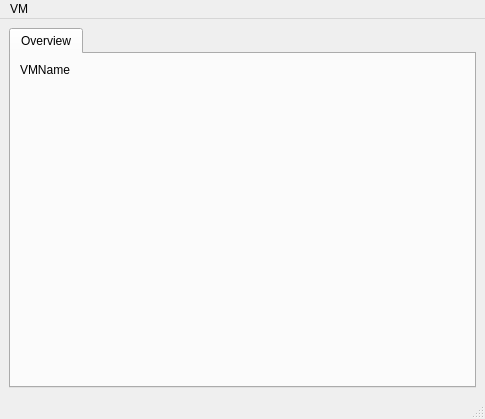
<?xml version="1.0" encoding="UTF-8"?>
<ui version="4.0">
 <class>VMWindow</class>
 <widget class="QMainWindow" name="VMWindow">
  <property name="geometry">
   <rect>
    <x>0</x>
    <y>0</y>
    <width>485</width>
    <height>419</height>
   </rect>
  </property>
  <property name="windowTitle">
   <string>MainWindow</string>
  </property>
  <widget class="QWidget" name="centralwidget">
   <layout class="QHBoxLayout" name="horizontalLayout">
    <item>
     <widget class="QTabWidget" name="tabWidget">
      <property name="currentIndex">
       <number>0</number>
      </property>
      <widget class="QWidget" name="overviewTab">
       <attribute name="title">
        <string>Overview</string>
       </attribute>
       <layout class="QFormLayout" name="formLayout">
        <item row="0" column="0">
         <widget class="QLabel" name="nameLabel">
          <property name="text">
           <string>VMName</string>
          </property>
         </widget>
        </item>
       </layout>
      </widget>
     </widget>
    </item>
   </layout>
  </widget>
  <widget class="QMenuBar" name="menubar">
   <property name="geometry">
    <rect>
     <x>0</x>
     <y>0</y>
     <width>485</width>
     <height>21</height>
    </rect>
   </property>
   <widget class="QMenu" name="menuVM">
    <property name="title">
     <string>VM</string>
    </property>
    <addaction name="actionStart"/>
   </widget>
   <addaction name="menuVM"/>
  </widget>
  <widget class="QStatusBar" name="statusbar"/>
  <action name="actionStart">
   <property name="text">
    <string>Start</string>
   </property>
  </action>
 </widget>
 <resources/>
 <connections/>
</ui>
